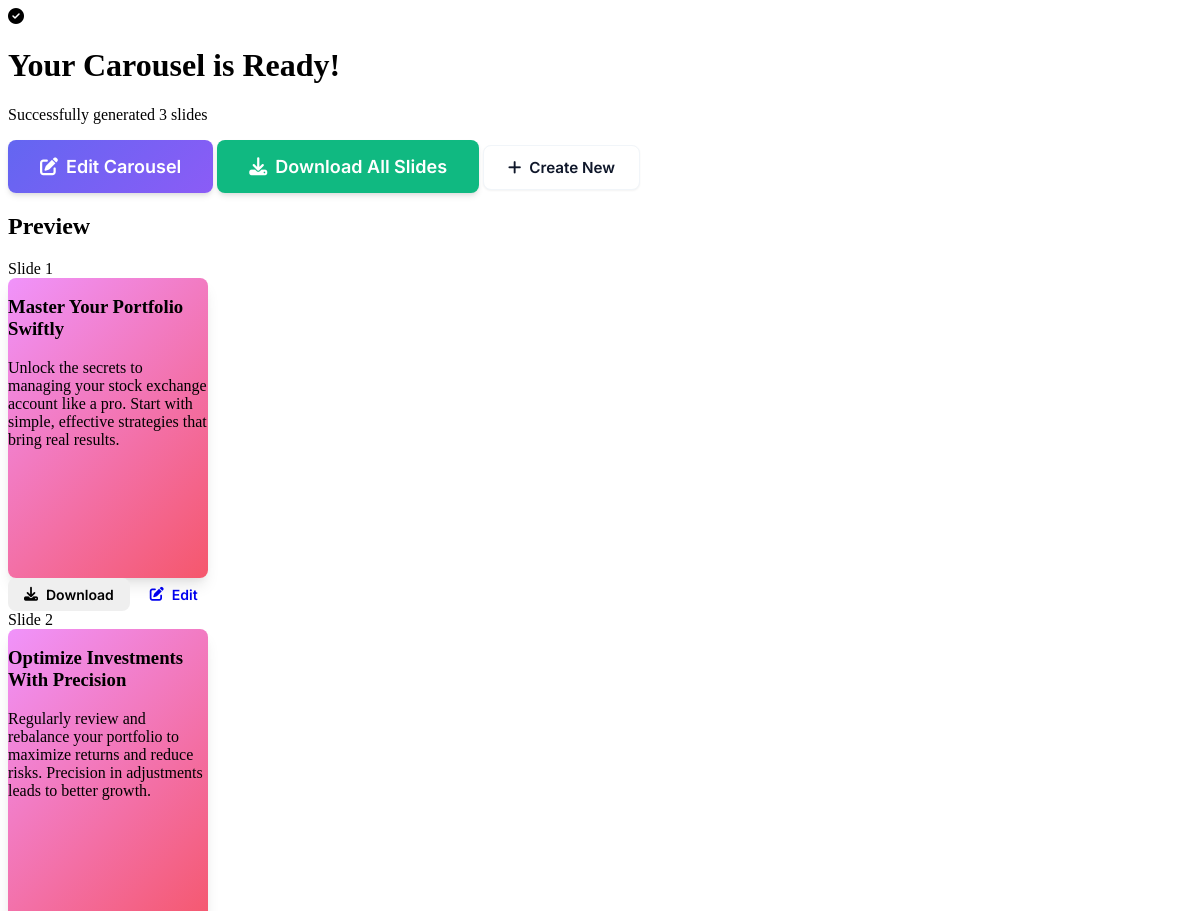
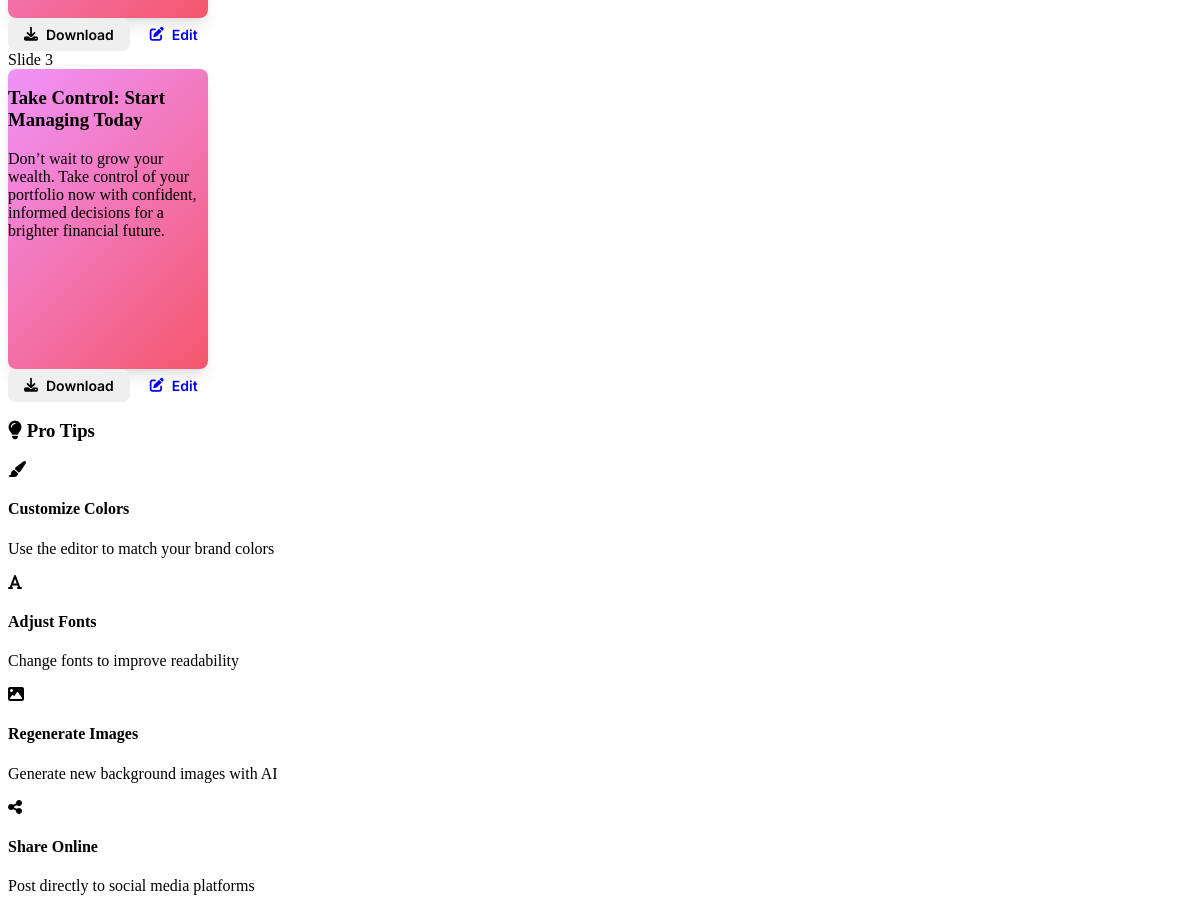
Page /result/22/ on the committed database (2 pictures, top to bottom).
### api/models.py (models this page shows, shortened)
class Slide(models.Model):
    project = models.ForeignKey(CarouselProject, on_delete=models.CASCADE, related_name='slides')
    slide_number = models.IntegerField()
    title = models.TextField()
    description = models.TextField()
    extra_text = models.TextField(blank=True, null=True, help_text="Additional custom text for the slide")
    image_prompt = models.TextField()
    background_color = models.CharField(max_length=20, default='#FFFFFF')
    font_color = models.CharField(max_length=20, default='#000000')
    saystorys_width = models.IntegerField(default=1080)
    saystorys_height = models.IntegerField(default=1080)
    title_x = models.IntegerField(blank=True, null=True)
    title_y = models.IntegerField(blank=True, null=True)
    description_x = models.IntegerField(blank=True, null=True)
    description_y = models.IntegerField(blank=True, null=True)
    extra_text_x = models.IntegerField(blank=True, null=True)
    extra_text_y = models.IntegerField(blank=True, null=True)
    text_styles = models.TextField(blank=True, default='{}')
    extra_texts = models.TextField(blank=True, default='[]')
    user_images = models.TextField(blank=True, default='[]')
    generated_image = models.CharField(max_length=255, blank=True, null=True)
    created_at = models.DateTimeField(default=timezone.now)  # Use default instead of auto_now_add
    updated_at = models.DateTimeField(auto_now=True)
    class Meta:
        ordering = ['slide_number']

### api/views.py (the view)
# urls.py: path('result/<int:project_id>/', views.result, name='result'),
def result(request, project_id):
    try:
        project = CarouselProject.objects.get(id=project_id)
        slides = Slide.objects.filter(project=project).order_by('slide_number')
        slides_data = []
        for slide in slides:
            slide_dict = {
                'id': slide.id,
                'slide_number': slide.slide_number,
                'title': slide.title,
                'description': slide.description,
                'background_color': slide.background_color,
                'font_color': slide.font_color,
                'generated_image': slide.generated_image
            }
            if slide.generated_image:
                slide_dict['generated_image_url'] = f"{settings.MEDIA_URL}{slide.generated_image}"
            slides_data.append(slide_dict)
        return render(request, 'api/result.html', {
            'project_id': project_id,
            'slide_count': slides.count(),
            'slides': slides_data
        })
    except CarouselProject.DoesNotExist:
        return render(request, 'api/index.html')

### templates/api/result.html (shortened to what this page needs)
{% extends 'api/base.html' %}
{% load static %}
{% block content %}
<div class="result-container">
    <div class="result-header success">
        <i class="fas fa-check-circle"></i>
        <h1>Your Carousel is Ready!</h1>
        <p>Successfully generated {{ slide_count }} slides</p>
    </div>
    <div class="result-actions">
        <a href="/editor/{{ project_id }}/" class="btn btn-primary btn-large">
            <i class="fas fa-edit"></i> Edit Carousel
        </a>
        <button id="downloadAll" class="btn btn-success btn-large">
            <i class="fas fa-download"></i> Download All Slides
        </button>
        <a href="/" class="btn btn-secondary">
            <i class="fas fa-plus"></i> Create New
        </a>
    </div>
    <div class="slides-preview">
        <h2>Preview</h2>
        <div class="slides-grid">
            {% for slide in slides %}
            <div class="slide-card">
                <div class="slide-number">Slide {{ forloop.counter }}</div>
                <div class="slide-preview">
                    <h3>{{ slide.title }}</h3>
                    <p>{{ slide.description }}</p>
                </div>
                <div class="slide-actions">
                    <button class="btn btn-sm download-slide" data-slide="{{ forloop.counter }}">
                        <i class="fas fa-download"></i> Download
                    </button>
                    <a href="/editor/{{ project_id }}/?slide={{ forloop.counter }}" class="btn btn-sm">
                        <i class="fas fa-edit"></i> Edit
                    </a>
                </div>
            </div>
            {% endfor %}
        </div>
    </div>
    <div class="result-tips">
        <h3><i class="fas fa-lightbulb"></i> Pro Tips</h3>
        <div class="tips-grid">
            <div class="tip">
                <i class="fas fa-paint-brush"></i>
                <h4>Customize Colors</h4>
                <p>Use the editor to match your brand colors</p>
            </div>
            <div class="tip">
                <i class="fas fa-font"></i>
                <h4>Adjust Fonts</h4>
                <p>Change fonts to improve readability</p>
            </div>
            <div class="tip">
                <i class="fas fa-image"></i>
                <h4>Regenerate Images</h4>
                <p>Generate new background images with AI</p>
            </div>
            <div class="tip">
                <i class="fas fa-share-alt"></i>
                <h4>Share Online</h4>
                <p>Post directly to social media platforms</p>
            </div>
        </div>
    </div>
</div>
{% endblock %}

### templates/api/base.html (style rules this page uses)
:root { --primary: #6366f1; --primary-hover: #5855eb; --primary-light: #e0e7ff; --secondary: #8b5cf6; --secondary-hover: #7c3aed; --accent: #f59e0b; --accent-hover: #d97706; --success: #10b981; --success-hover: #059669; --error: #ef4444; --error-hover: #dc2626; --warning: #f59e0b; --warning-hover: #d97706; --dark: #0f172a; --dark-light: #1e293b; --gray-50: #f8fafc; --gray-100: #f1f5f9; --gray-200: #e2e8f0; --gray-300: #cbd5e1; --gray-400: #94a3b8; --gray-500: #64748b; --gray-600: #475569; --gray-700: #334155; --gray-800: #1e293b; --gray-900: #0f172a; --light: #ffffff; --light-gray: #f1f5f9; --light-hover: #f8fafc; --background: linear-gradient(135deg, #f8fafc 0%, #f1f5f9 100%); --background-alt: linear-gradient(135deg, #667eea 0%, #764ba2 100%); --background-glass: rgba(255, 255, 255, 0.25); --background-glass-dark: rgba(15, 23, 42, 0.8); --shadow-sm: 0 1px 2px 0 rgba(0, 0, 0, 0.05); --shadow: 0 1px 3px 0 rgba(0, 0, 0, 0.1), 0 1px 2px 0 rgba(0, 0, 0, 0.06); --shadow-md: 0 4px 6px -1px rgba(0, 0, 0, 0.1), 0 2px 4px -1px rgba(0, 0, 0, 0.06); --shadow-lg: 0 10px 15px -3px rgba(0, 0, 0, 0.1), 0 4px 6px -2px rgba(0, 0, 0, 0.05); --shadow-xl: 0 20px 25px -5px rgba(0, 0, 0, 0.1), 0 10px 10px -5px rgba(0, 0, 0, 0.04); --shadow-glow: 0 0 20px rgba(99, 102, 241, 0.3); --border-radius-sm: 6px; --border-radius: 8px; --border-radius-md: 12px; --border-radius-lg: 16px; --border-radius-xl: 24px; --transition-fast: 0.15s ease-in-out; --transition-normal: 0.3s ease-in-out; --transition-slow: 0.5s ease-in-out; --font-family-primary: 'Inter', -apple-system, BlinkMacSystemFont, 'Segoe UI', Roboto, sans-serif; --font-family-heading: 'Poppins', -apple-system, BlinkMacSystemFont, 'Segoe UI', Roboto, sans-serif; --spacing-xs: 0.25rem; --spacing-sm: 0.5rem; --spacing-md: 1rem; --spacing-lg: 1.5rem; --spacing-xl: 2rem; --spacing-2xl: 3rem; --spacing-3xl: 4rem; }
.btn { display: inline-flex; align-items: center; justify-content: center; gap: var(--spacing-sm); padding: var(--spacing-md) var(--spacing-xl); border-radius: var(--border-radius-md); font-size: 0.95rem; font-weight: 600; text-decoration: none; cursor: pointer; transition: all var(--transition-normal); border: none; font-family: var(--font-family-primary); position: relative; overflow: hidden; }
.btn::before { content: ''; position: absolute; top: 0; left: -100%; width: 100%; height: 100%; background: linear-gradient(90deg, transparent, rgba(255, 255, 255, 0.2), transparent); transition: left 0.5s; }
.btn-primary { background: linear-gradient(135deg, var(--primary) 0%, var(--secondary) 100%); color: white; box-shadow: var(--shadow-md); }
.btn-secondary { background: var(--light); color: var(--dark); border: 2px solid var(--gray-300); box-shadow: var(--shadow-sm); }
.btn-success { background: linear-gradient(135deg, var(--success) 0%, var(--success-hover) 100%); color: white; box-shadow: var(--shadow-md); }
.btn-large { padding: var(--spacing-lg) var(--spacing-2xl); font-size: 1.1rem; font-weight: 700; }
.btn-sm { padding: var(--spacing-sm) var(--spacing-md); font-size: 0.875rem; font-weight: 500; }
.slide-preview { width: 200px; height: 300px; background: white; border-radius: var(--border-radius); box-shadow: var(--shadow-lg); position: relative; overflow: hidden; }
.slide-preview:nth-child(2) { background: linear-gradient(135deg, #f093fb 0%, #f5576c 100%); }
.btn { padding: 0.75rem 1.5rem; border-radius: var(--border-radius); border: none; font-weight: 600; cursor: pointer; transition: all 0.3s; display: inline-flex; align-items: center; gap: 0.5rem; text-decoration: none; font-family: 'Inter', sans-serif; }
.btn-primary { background: linear-gradient(135deg, var(--primary), var(--secondary)); color: white; }
.btn-secondary { background: var(--light); color: var(--dark); border: 1px solid var(--light-gray); }
.btn-success { background: var(--success); color: white; }
.btn-large { padding: 1rem 2rem; font-size: 1.125rem; }
.btn-sm { padding: 0.5rem 1rem; font-size: 0.875rem; }

### rows in the picture
Slide: title "Master Your Portfolio Swiftly", description "Unlock the secrets to managing your stock exchange account like a pro. Start with simple, effective strategies that bring real results."
Slide: title "Optimize Investments With Precision", description "Regularly review and rebalance your portfolio to maximize returns and reduce risks. Precision in adjustments leads to better growth."
Slide: title "Take Control: Start Managing Today", description "Don’t wait to grow your wealth. Take control of your portfolio now with confident, informed decisions for a brighter financial future."

### other values in the picture
{{ slide_count }} "3"
